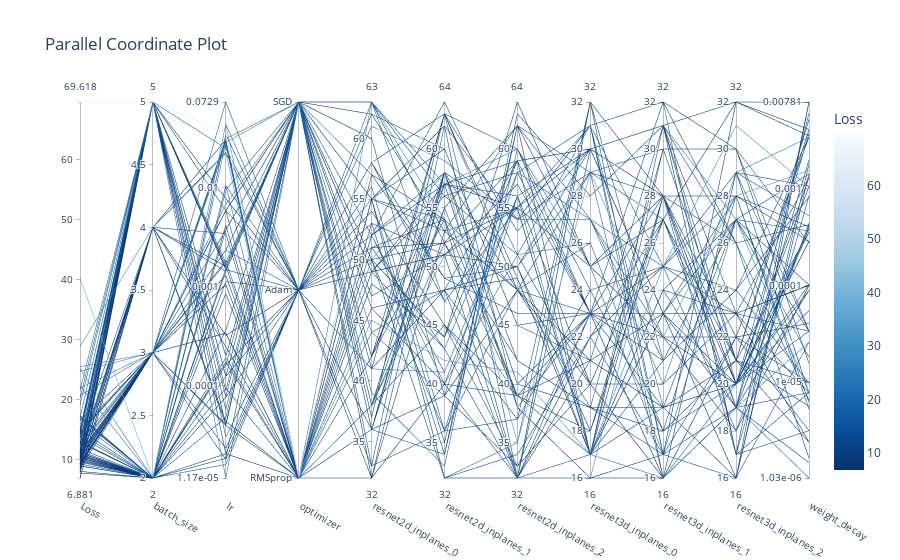

The notebook cell this image was saved under:
### Code cell
plot_parallel_coordinate(study, **loss_plot_kwargs)
